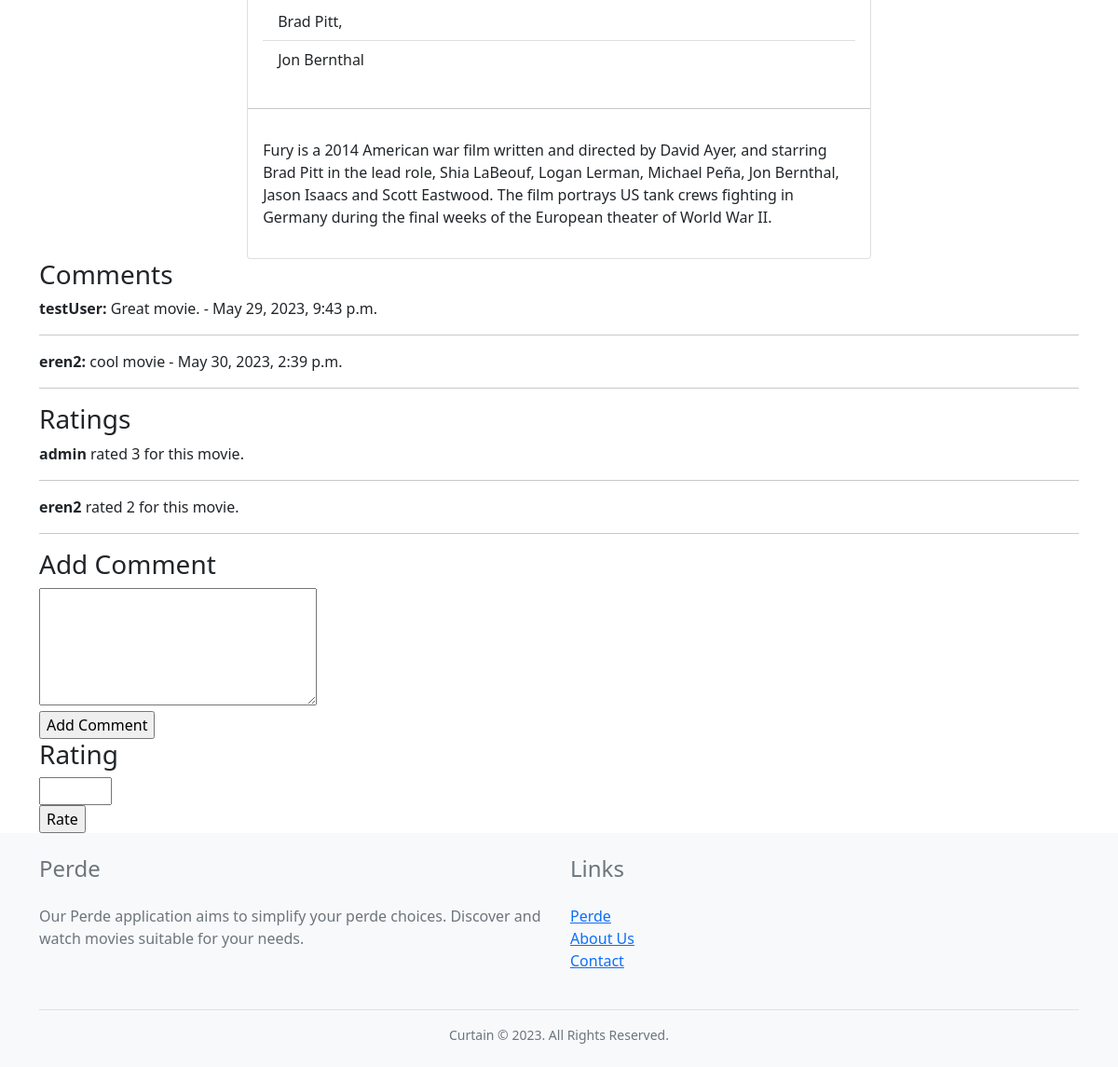
The app's page /movie/Fury (signed in, lower part), older data.
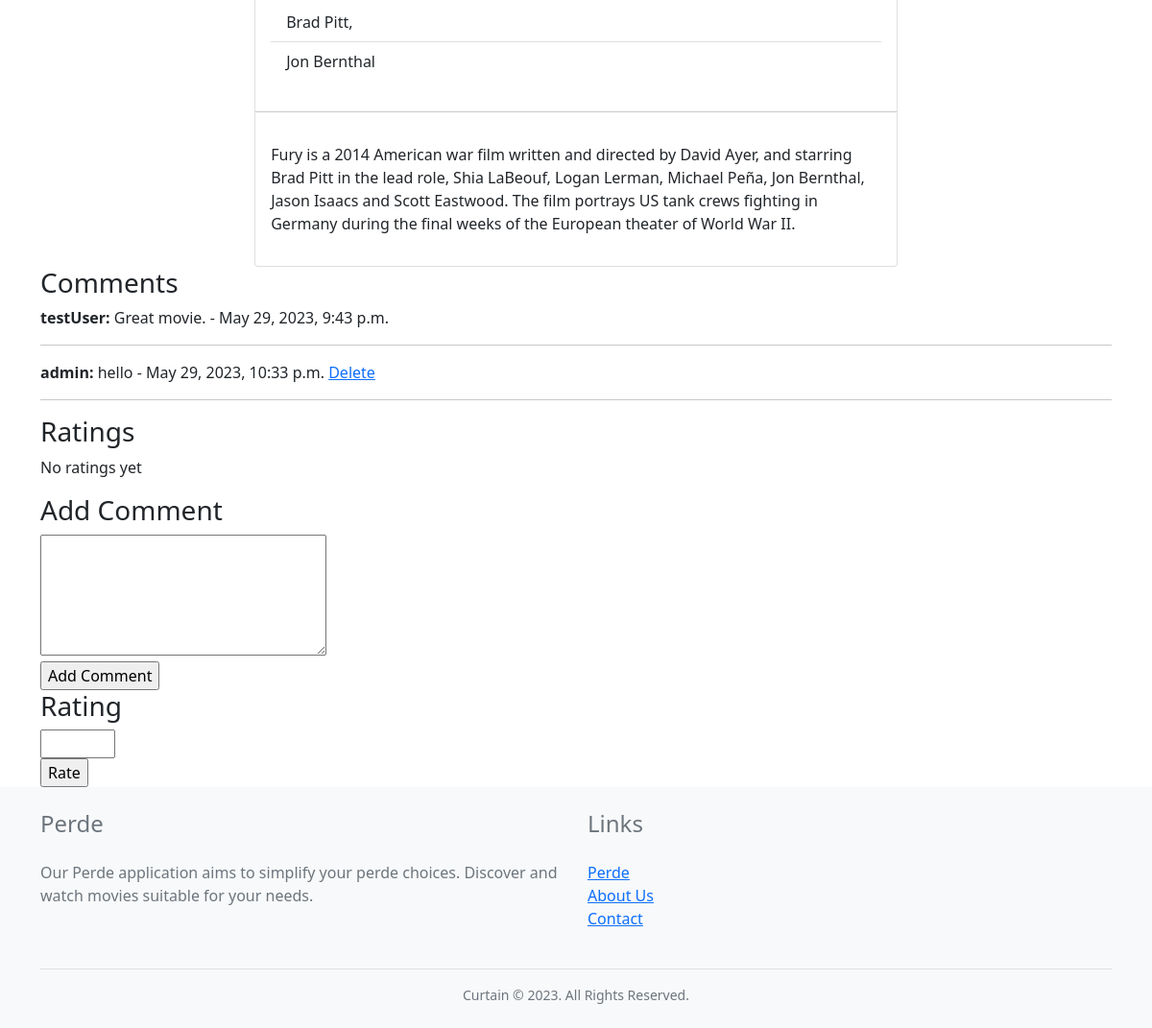
The same page, newer data.
### HomeApp/models.py (models this page shows, shortened)
class Actor(models.Model):
    name = models.CharField(max_length=100)
    birth_day = models.DateField(blank=True, null=True)
    country = models.CharField(max_length=100, blank=True, null=True)

class Comment(models.Model):
    user = models.ForeignKey('auth.User', on_delete=models.CASCADE, verbose_name='User')
    movie = models.ForeignKey(Movie, on_delete=models.CASCADE, related_name='comments')
    comment = models.TextField()
    created_date = models.DateTimeField(auto_now_add=True)

class Rating(models.Model):
    user = models.ForeignKey('auth.User', on_delete=models.CASCADE, verbose_name='User')
    movie = models.ForeignKey(Movie, on_delete=models.CASCADE, related_name='ratings')
    rating = models.IntegerField()

### HomeApp/views.py (the view)
# urls.py: path('movie/<str:movie_name>', HomeApp.views.movie, name='movie'),
def movie(request, movie_name):
    movie_name = movie_name.lower().capitalize()
    comments = Movie.objects.get(title=movie_name).comments.all()
    return render(request, 'movie.html', {'movie': Movie.objects.get(title=movie_name), 'comments': comments})

### HomeApp/models.py (called while the page is built)
    def __str__(self):
        return self.name

### HomeApp/templates/movie.html (shortened to what this page needs)
{% extends 'base.html' %}
{% block content %}
<div class="container">
    <div class="row">
        <div class="col-12 d-flex justify-content-center">
            <div class="card" style="width: 60%;">
                <div class="p-3">
                    <ul class="list-group list-group-flush">
                        {% for actor in movie.actors.all%}
                        <li class="list-group-item"> {{actor.name}}{% if not forloop.last %}, {% endif %}</li>
                        {% endfor %}
                    </ul>
                </div>
                <hr>
                <div class="card-body">
                    <p>{{movie.description}}</p>
                </div>
              </div>
        </div>
        <h3>Comments</h3>
                {% if movie.comments.all %}
                {% for comment in movie.comments.all %}
                    <div>
                        <p>
                            <b>{{comment.user}}: </b>{{comment.comment}} - {{comment.created_date}}
                            {% if user.is_authenticated %}
                                {% if user == comment.user %}
                                    <a href="{% url 'delete-comment' movie.title %}">Delete</a>
                                {% endif %}
                            {% endif %}
                        </p>
                        <hr>
                    </div>
                {% endfor %}
                {% else %}
                    <p>No comments yet</p>
                {% endif %}
                <h3>Ratings</h3>
                {% if movie.ratings.all %}
                {% for rating in movie.ratings.all %}
                    <div>
                        <p>
                            <b>{{rating.user}}</b> rated {{rating.rating}} for this movie.
                        </p>
                        <hr>
                    </div>
                {% endfor %}
                {% else %}
                    <p>No ratings yet</p>
                {% endif %}
                {% if user.is_authenticated %}
                    <h3>Add Comment</h3>
                    <form action="{% url 'add-comment' movie.title %}" method="POST">
                    <div>
                        <textarea name="comment" id="comment" cols="30" rows="5"></textarea>
                        <br>
                        <input type="submit" value="Add Comment">
                    </div>
                    </form>
                    <h3>Rating</h3>
                    <form action="{% url 'rate' movie.title %}" method="POST">
                    <div>
                        <input type="number" name="rating" id="rating" min="1" max="5">
                        <br>
                        <input type="submit" value="Rate">
                    </div>
                    </form>
                {% else %}
                    <a href="{% url 'login' %}">Login to add comment</a>
                {% endif %}
    </div>
</div>
{% endblock %}

Row changes from the older to the newer data that the page shows:
removed Comment: user "eren2", comment "cool movie", created_date "May 30, 2023, 2:39 p.m."
removed Rating: user "admin", rating "3"
removed Rating: user "eren2", rating "2"
added Comment: user "admin", comment "hello", created_date "May 29, 2023, 10:33 p.m.", shows "Delete"
Text that changed along with them:
text now shown: "No ratings yet"
